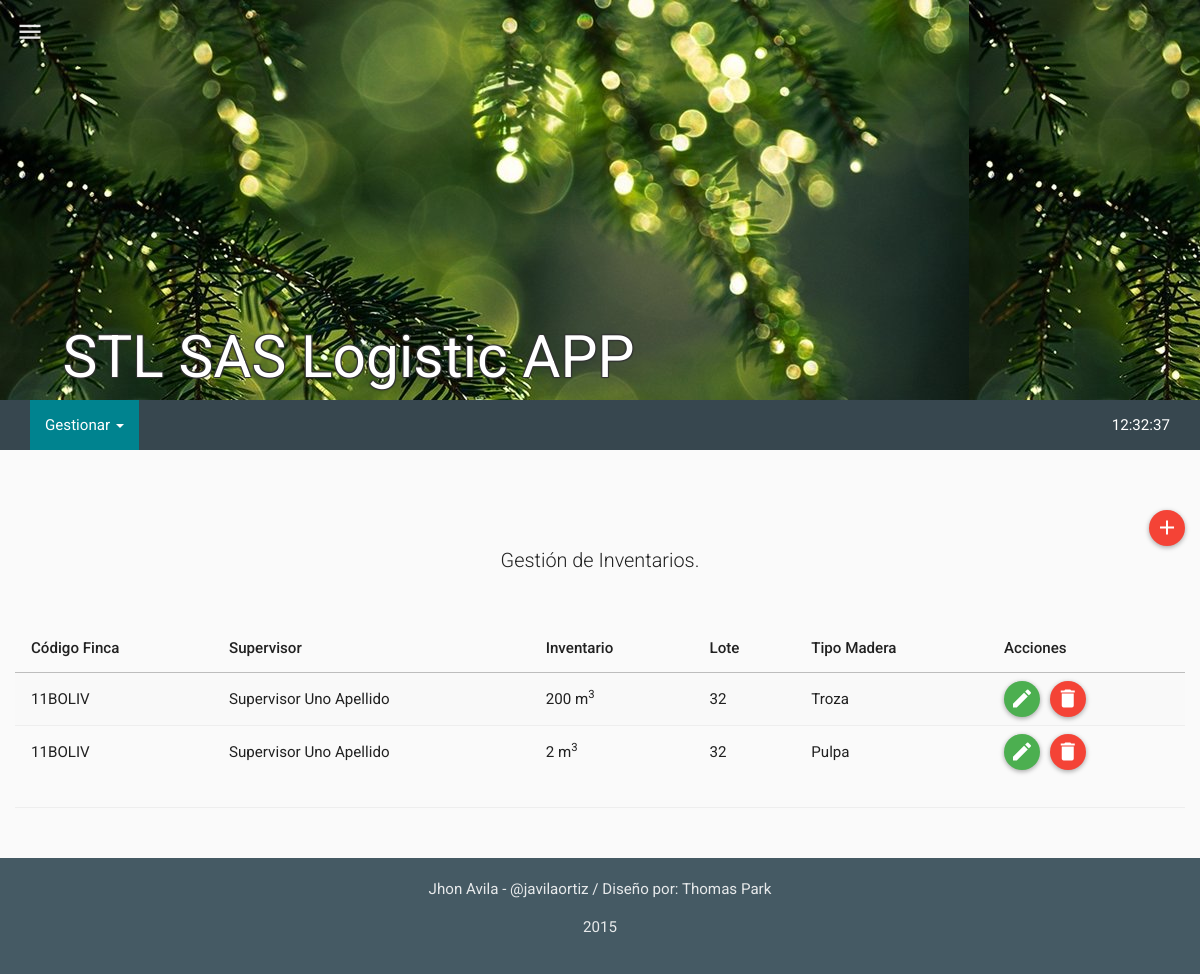
Before: /mods/inventarios/inventarios.php (signed in) with the older database file.
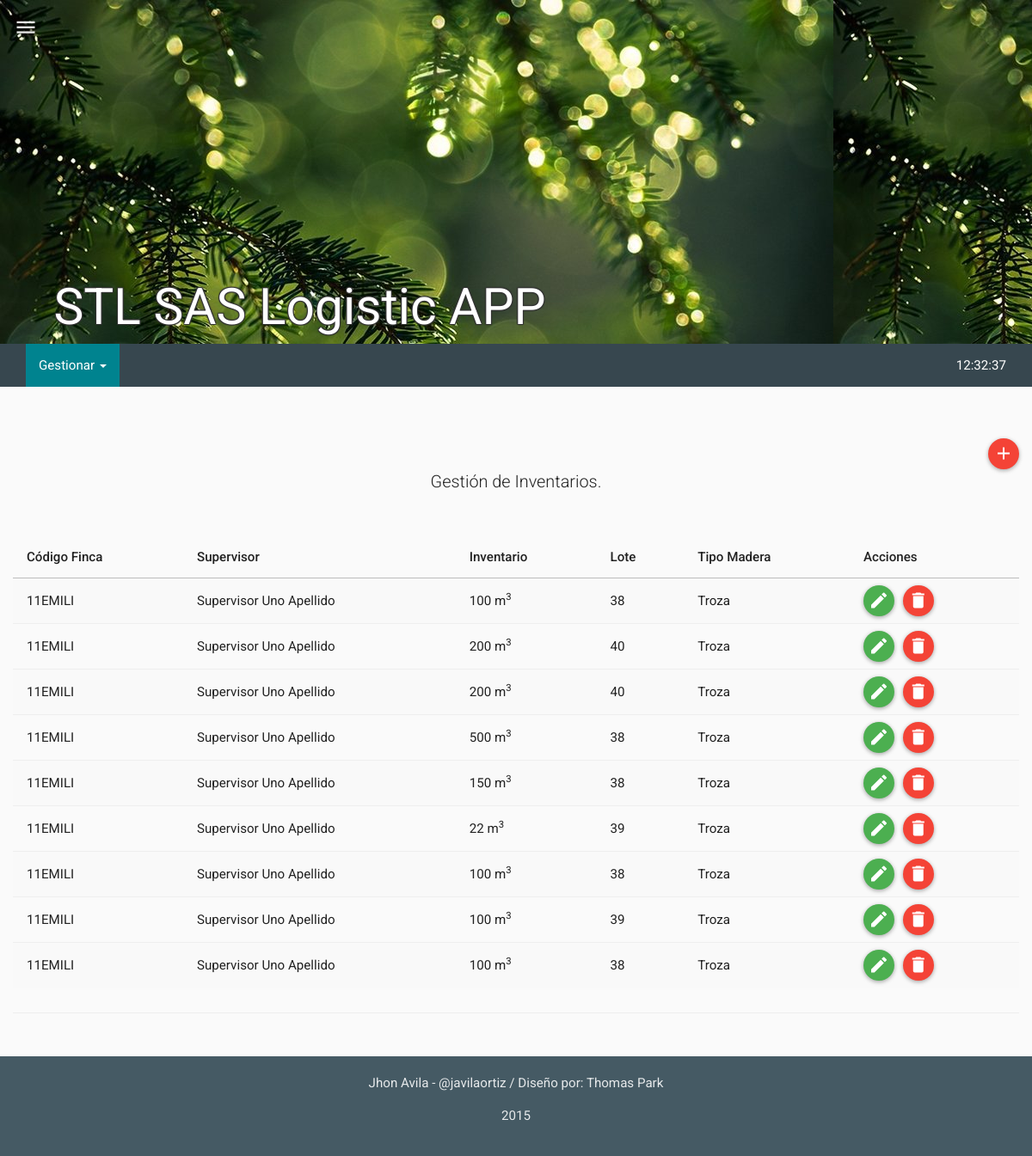
After: the same page with the newer database file.
### tables this page shows
CREATE TABLE IF NOT EXISTS `tbl_inventario` (
  `in_id` int(11) NOT NULL,
  `in_fi_id` int(11) NOT NULL,
  `in_supervisor` varchar(60) NOT NULL,
  `in_mt_cubico` float NOT NULL,
  `in_lote` varchar(20) NOT NULL,
  `in_tipo_materia` int(11) NOT NULL COMMENT 'tipo de materia prima: 1=troza , 2=pulpa',
  `in_timestamp` timestamp NOT NULL DEFAULT CURRENT_TIMESTAMP ON UPDATE CURRENT_TIMESTAMP,
  `in_created` int(11) NOT NULL,
  `in_estado` int(11) NOT NULL
);

CREATE TABLE IF NOT EXISTS `tbl_fincas` (
  `fi_id` int(11) NOT NULL,
  `fi_codigo` varchar(10) NOT NULL,
  `fi_nombre` varchar(60) NOT NULL,
  `fi_ciudad` varchar(30) NOT NULL,
  `fi_timestamp` timestamp NOT NULL DEFAULT CURRENT_TIMESTAMP ON UPDATE CURRENT_TIMESTAMP,
  `fi_created` int(11) NOT NULL,
  `fi_estado` int(11) NOT NULL
);

CREATE TABLE IF NOT EXISTS `tbl_supervisores` (
  `su_id` int(11) NOT NULL,
  `su_nombre` varchar(60) NOT NULL,
  `su_fi_id` int(11) NOT NULL,
  `su_timestamp` timestamp NOT NULL DEFAULT CURRENT_TIMESTAMP ON UPDATE CURRENT_TIMESTAMP,
  `su_created` int(11) NOT NULL,
  `su_estado` int(11) NOT NULL
);

### php/inventarios.php (the view, shortened to what this page needs)
<?php
class inventarios{
  function get_inventario(){
    $rt = new route();
    if(isset($_SESSION["ses_id"])){
      $qry='SELECT * FROM tbl_inventario AS I
            INNER JOIN tbl_fincas AS F ON I.in_fi_id = F.fi_id
            INNER JOIN tbl_supervisores AS S ON S.su_id = I.in_supervisor
            WHERE I.in_estado<99
            ORDER BY F.fi_codigo ASC';
      $res = mysql_query($qry);
      $item =" ";
      $script ="<script>$(document).ready(function(){";
      while($row_res = mysql_fetch_assoc($res)) {
        if($row_res["in_tipo_materia"]==1){$tipo_materia="Troza";}else{$tipo_materia="Pulpa";}
        $item.='
              <tr>
                <td>'.$row_res["fi_codigo"].'</td>
                <td>'.$row_res["su_nombre"].'</td>
                <td>'.$row_res["in_mt_cubico"].' m<sup>3</sup></td>
                <td>'.$row_res["in_lote"].'</td>
                <td>'.$tipo_materia.'</td>
                <td>
                  <div id="edt-button" onclick="" class="btn btn-floating-mini btn-success" title="Modificar"><i class="md  md-edit"></i></div>
                  <div id="del-button" onclick="" class="btn btn-floating-mini btn-danger" title="Borrar"><i class="md  md-delete"></i></div>
                </td>
              </tr>
        ';
        $script.='';
      }
      $script.='});</script>';
    }
    else{$rt->routing($rt->path("login"));}
    $html='
          <table class="table table-striped table-hover ">
            <thead>
              <tr>
                <th>Código Finca</th>
                <th>Supervisor</th>
                <th>Inventario</th>
                <th>Lote</th>
                <th>Tipo Madera</th>
                <th>Acciones</th>
              </tr>
            </thead>
            <tbody>
              '.$item.'
            </tbody>
          </table>
    ';
    return $script.$html;
  }
}
?>

Changed rows visible on the page:
removed tbl_inventario: tbl_fincas.fi_codigo "11BOLIV", tbl_supervisores.su_nombre "Supervisor Uno Apellido", in_mt_cubico "200", in_lote "32", in_tipo_materia "Troza"
removed tbl_inventario: tbl_fincas.fi_codigo "11BOLIV", tbl_supervisores.su_nombre "Supervisor Uno Apellido", in_mt_cubico "2", in_lote "32", in_tipo_materia "Pulpa"
added tbl_inventario: tbl_fincas.fi_codigo "11EMILI", tbl_supervisores.su_nombre "Supervisor Uno Apellido", in_mt_cubico "100", in_lote "38", in_tipo_materia "Troza"
added tbl_inventario: tbl_fincas.fi_codigo "11EMILI", tbl_supervisores.su_nombre "Supervisor Uno Apellido", in_mt_cubico "200", in_lote "40", in_tipo_materia "Troza"
added tbl_inventario: tbl_fincas.fi_codigo "11EMILI", tbl_supervisores.su_nombre "Supervisor Uno Apellido", in_mt_cubico "200", in_lote "40", in_tipo_materia "Troza"
added tbl_inventario: tbl_fincas.fi_codigo "11EMILI", tbl_supervisores.su_nombre "Supervisor Uno Apellido", in_mt_cubico "500", in_lote "38", in_tipo_materia "Troza"
added tbl_inventario: tbl_fincas.fi_codigo "11EMILI", tbl_supervisores.su_nombre "Supervisor Uno Apellido", in_mt_cubico "150", in_lote "38", in_tipo_materia "Troza"
added tbl_inventario: tbl_fincas.fi_codigo "11EMILI", tbl_supervisores.su_nombre "Supervisor Uno Apellido", in_mt_cubico "22", in_lote "39", in_tipo_materia "Troza"
added tbl_inventario: tbl_fincas.fi_codigo "11EMILI", tbl_supervisores.su_nombre "Supervisor Uno Apellido", in_mt_cubico "100", in_lote "38", in_tipo_materia "Troza"
added tbl_inventario: tbl_fincas.fi_codigo "11EMILI", tbl_supervisores.su_nombre "Supervisor Uno Apellido", in_mt_cubico "100", in_lote "39", in_tipo_materia "Troza"
added tbl_inventario: tbl_fincas.fi_codigo "11EMILI", tbl_supervisores.su_nombre "Supervisor Uno Apellido", in_mt_cubico "100", in_lote "38", in_tipo_materia "Troza"
